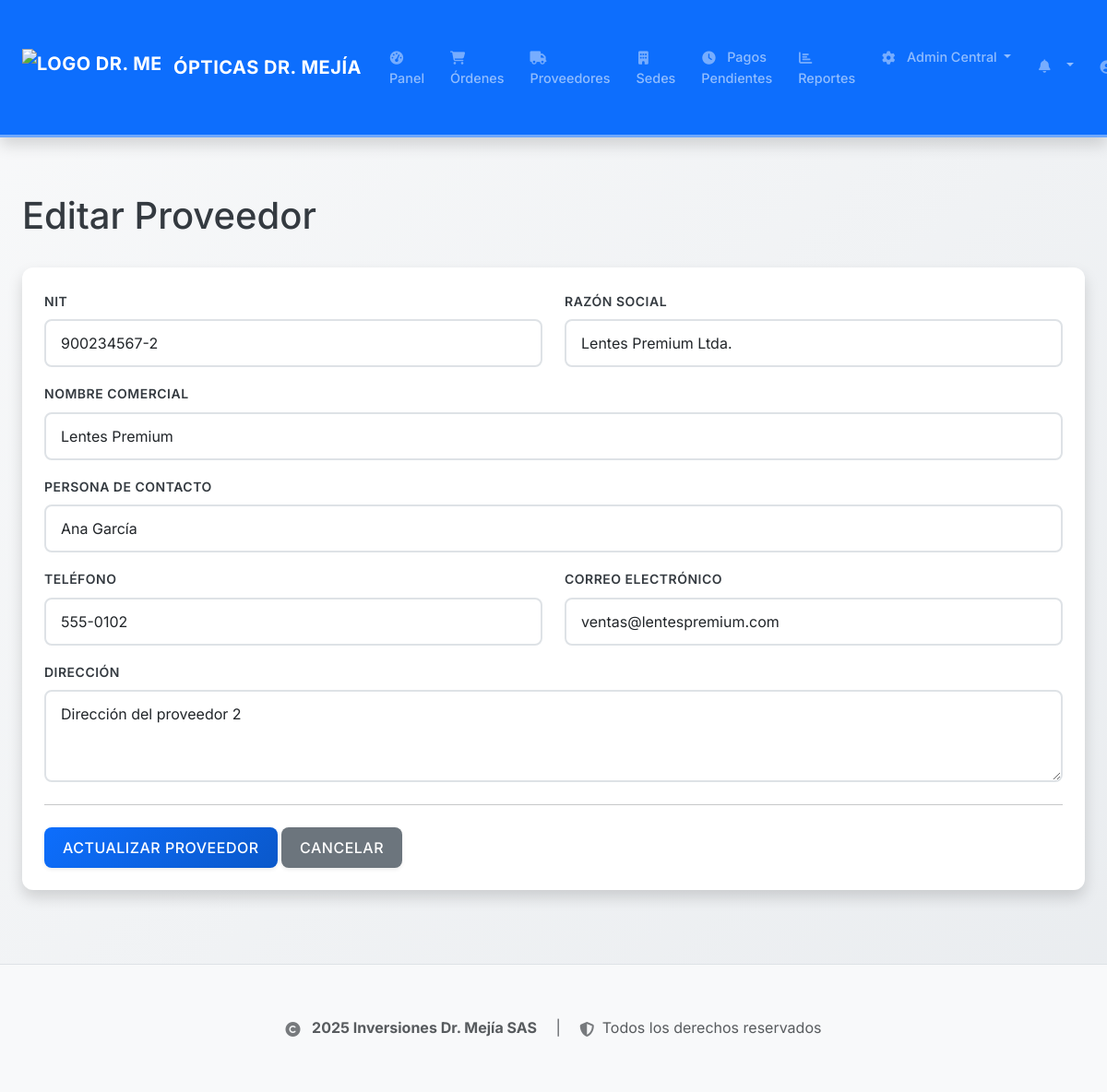
Screenshot of /provider/edit/2 (signed in) with the database file from the repository.
### backend/app/models.py (models this page shows, shortened)
class Provider(db.Model):
    id = db.Column(db.Integer, primary_key=True)
    nit = db.Column(db.String(20), nullable=False, unique=True)  # NIT único del proveedor
    razon_social = db.Column(db.String(200), nullable=False)  # Razón social oficial
    name = db.Column(db.String(128), nullable=False)  # Nombre comercial (mantener para compatibilidad)
    contact_person = db.Column(db.String(128))  # Persona de contacto
    phone = db.Column(db.String(20))  # Teléfono
    email = db.Column(db.String(120), unique=True)  # Correo electrónico
    address = db.Column(db.String(500))  # Dirección (expandida)
    registered_at = db.Column(db.DateTime, default=datetime.utcnow)
    orders = db.relationship('WorkOrder', backref='provider', lazy=True)
    payments_received = db.relationship('Payment', backref='provider_paid', lazy=True)

### backend/app/routes.py (the view)
@bp.route('/provider/edit/<int:provider_id>', methods=['GET', 'POST'])
@login_required
@role_required('admin', 'asistente')
def edit_provider(provider_id):
    provider = Provider.query.get_or_404(provider_id)
    form = ProviderEditForm(obj=provider) # Pre-pobla el formulario con los datos del proveedor
    form._original_obj = provider  # Para validaciones
    if form.validate_on_submit():
        form.populate_obj(provider) # Actualiza el objeto proveedor con los datos del formulario
        db.session.commit()
        flash(f'Proveedor "{provider.razon_social}" actualizado exitosamente!', 'success')
        return redirect(url_for('main.list_providers'))
    return render_template('proveedores/create_edit.html', title='Editar Proveedor', form=form, provider_id=provider_id)

### backend/app/forms.py (shortened to what this page needs)
class ProviderEditForm(FlaskForm):
    nit = StringField('NIT', validators=[DataRequired(), Length(max=20)])
    razon_social = StringField('Razón Social', validators=[DataRequired(), Length(max=255)])
    name = StringField('Nombre Comercial', validators=[Optional(), Length(max=128)])
    contact_person = StringField('Persona de Contacto', validators=[Optional(), Length(max=128)])
    phone = StringField('Teléfono', validators=[Optional(), Length(max=20)])
    email = StringField('Correo Electrónico', validators=[Optional(), Email(), Length(max=120)])
    address = TextAreaField('Dirección', validators=[Optional(), Length(max=500)])
    submit = SubmitField('Actualizar Proveedor')

### backend/app/models.py (called while the page is built)
@login_manager.user_loader
def load_user(user_id):
    return User.query.get(int(user_id))

### backend/app/routes.py (called while the page is built, shortened)
def role_required(*roles):
    def wrapper(fn):
        @wraps(fn)
        def decorated_view(*args, **kwargs):
            if not current_user.is_authenticated:
                return login_manager.unauthorized()
            if current_user.role not in roles:
                flash('No tienes permiso para acceder a esta página.', 'danger')
                return redirect(url_for('main.index'))
            return fn(*args, **kwargs)
        return decorated_view
    return wrapper

@bp.context_processor
def inject_notifications():
    if current_user.is_authenticated:
        unread_notifications_count = Notification.query.filter_by(user_id=current_user.id, is_read=False).count()
        latest_notifications = Notification.query.filter_by(user_id=current_user.id).order_by(Notification.created_at.desc()).limit(5).all()
        sede_messages_count = 0
        return dict(
            unread_notifications_count=unread_notifications_count,
            latest_notifications=latest_notifications,
            sede_messages_count=sede_messages_count
        )
    return dict(unread_notifications_count=0, latest_notifications=[])

### backend/app/security.py (called while the page is built)
def log_security_event(event_type, description, severity='WARNING', user=None, metadata=None):
    if user is None:
        if hasattr(current_user, 'is_authenticated') and current_user.is_authenticated:
            user = current_user
        else:
            user = None
    AuditLog.log_action(
        action_type=event_type,
        description=description,
        user=user,
        severity=severity,
        category='SECURITY',
        metadata=metadata,
        requires_attention=severity in ['CRITICAL', 'ERROR']
    )

### frontend/templates/proveedores/create_edit.html (shortened to what this page needs)
{% extends "base.html" %}
{% block content %}
    <h1 class="mb-4">{% if provider_id %}Editar Proveedor{% else %}Registrar Nuevo Proveedor{% endif %}</h1>
    <div class="card p-4">
        <form action="" method="post" novalidate>
            <div class="row">
                <div class="col-md-6">
                    <div class="mb-3">
                        {{ form.nit.label(class="form-label") }}
                        {{ form.nit(class="form-control", size=20) }}
                    </div>
                </div>
                <div class="col-md-6">
                    <div class="mb-3">
                        {{ form.razon_social.label(class="form-label") }}
                        {{ form.razon_social(class="form-control", size=255) }}
                    </div>
                </div>
            </div>
            <div class="mb-3">
                {{ form.name.label(class="form-label") }}
                {{ form.name(class="form-control", size=128, placeholder="Opcional - Si es diferente a la razón social") }}
            </div>
            <div class="mb-3">
                {{ form.contact_person.label(class="form-label") }}
                {{ form.contact_person(class="form-control", size=128) }}
            </div>
            <div class="row">
                <div class="col-md-6">
                    <div class="mb-3">
                        {{ form.phone.label(class="form-label") }}
                        {{ form.phone(class="form-control", size=20) }}
                    </div>
                </div>
                <div class="col-md-6">
                    <div class="mb-3">
                        {{ form.email.label(class="form-label") }}
                        {{ form.email(class="form-control", size=120) }}
                    </div>
                </div>
            </div>
            <div class="mb-3">
                {{ form.address.label(class="form-label") }}
                {{ form.address(class="form-control", rows=3) }}
            </div>
            <hr class="my-4">
            {{ form.submit(class="btn btn-primary") }}
            <a href="{{ url_for('main.list_providers') }}" class="btn btn-secondary">Cancelar</a>
        </form>
    </div>
{% endblock %}

### frontend/static/css/styles.css (style rules this page uses)
:root { --primary-color: #0d6efd; --primary-dark: #0a58ca; --primary-light: #6ea8fe; --success-color: #198754; --warning-color: #fd7e14; --danger-color: #dc3545; --info-color: #0dcaf0; --dark-color: #212529; --light-color: #f8f9fa; --white: #ffffff; --gray-100: #f8f9fa; --gray-200: #e9ecef; --gray-300: #dee2e6; --gray-500: #6c757d; --gray-700: #495057; --gray-800: #343a40; --gray-900: #212529; --shadow-sm: 0 0.125rem 0.25rem rgba(0, 0, 0, 0.075); --shadow-md: 0 0.5rem 1rem rgba(0, 0, 0, 0.15); --shadow-lg: 0 1rem 3rem rgba(0, 0, 0, 0.175); --border-radius: 0.5rem; --border-radius-lg: 0.75rem; --transition: all 0.3s ease; }
body { font-family: 'Inter', 'Segoe UI', -apple-system, BlinkMacSystemFont, sans-serif; background: linear-gradient(135deg, #f8f9fa 0%, #e9ecef 100%); color: var(--gray-800); line-height: 1.6; font-weight: 400; padding-top: 120px; position: relative; }
.card { border: none; border-radius: var(--border-radius-lg); box-shadow: var(--shadow-md); overflow: hidden; transition: var(--transition); background: var(--white); }
.btn { border-radius: var(--border-radius); font-weight: 500; text-transform: uppercase; letter-spacing: 0.5px; transition: var(--transition); box-shadow: var(--shadow-sm); border: none; padding: 0.625rem 1.25rem; }
.btn-primary { background: linear-gradient(135deg, var(--primary-color) 0%, var(--primary-dark) 100%); }
.form-group label, .form-label { font-weight: 600; color: var(--gray-800); margin-bottom: 0.5rem; text-transform: uppercase; font-size: 0.875rem; letter-spacing: 0.5px; }
.form-control, .form-select { border: 2px solid var(--gray-300); border-radius: var(--border-radius); padding: 0.75rem 1rem; transition: var(--transition); font-size: 1rem; background: var(--white); }
.main-content > h1:first-child, .main-content > .d-flex:first-child, .first-content-element { margin-top: 2rem !important; padding-top: 1.5rem !important; }
body.navbar-present { padding-top: calc(90px + 1rem); }
.fade-in-up { animation: fadeInUp 0.6s ease-out; }
.mb-4 { margin-bottom: 2rem !important; }
body { position: relative; }

### rows the page displays
Provider: nit "900234567-2", razon_social "Lentes Premium Ltda.", name "Lentes Premium", contact_person "Ana García", phone "555-0102", email "ventas@lentespremium.com", address "Dirección del proveedor 2"
